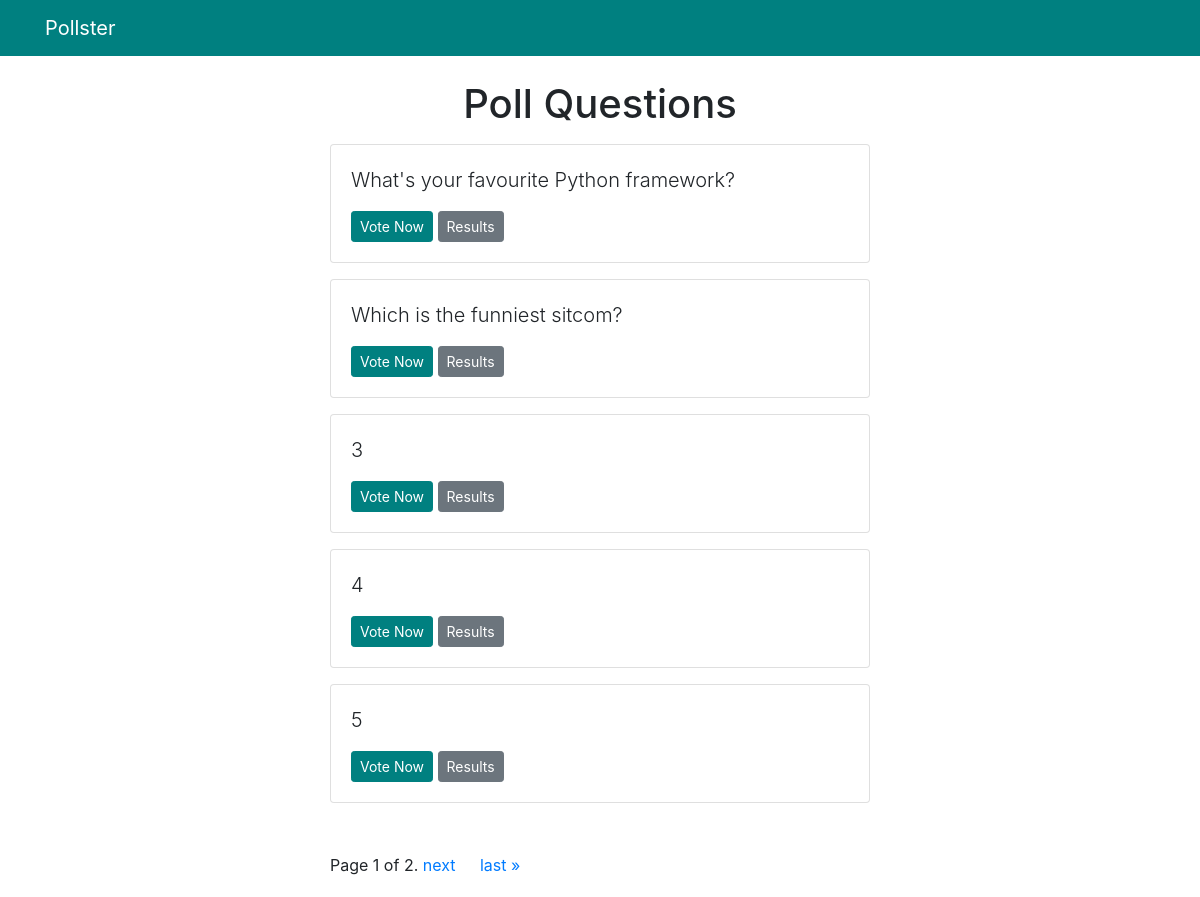
/polls/, run on an earlier commit of the app's database.
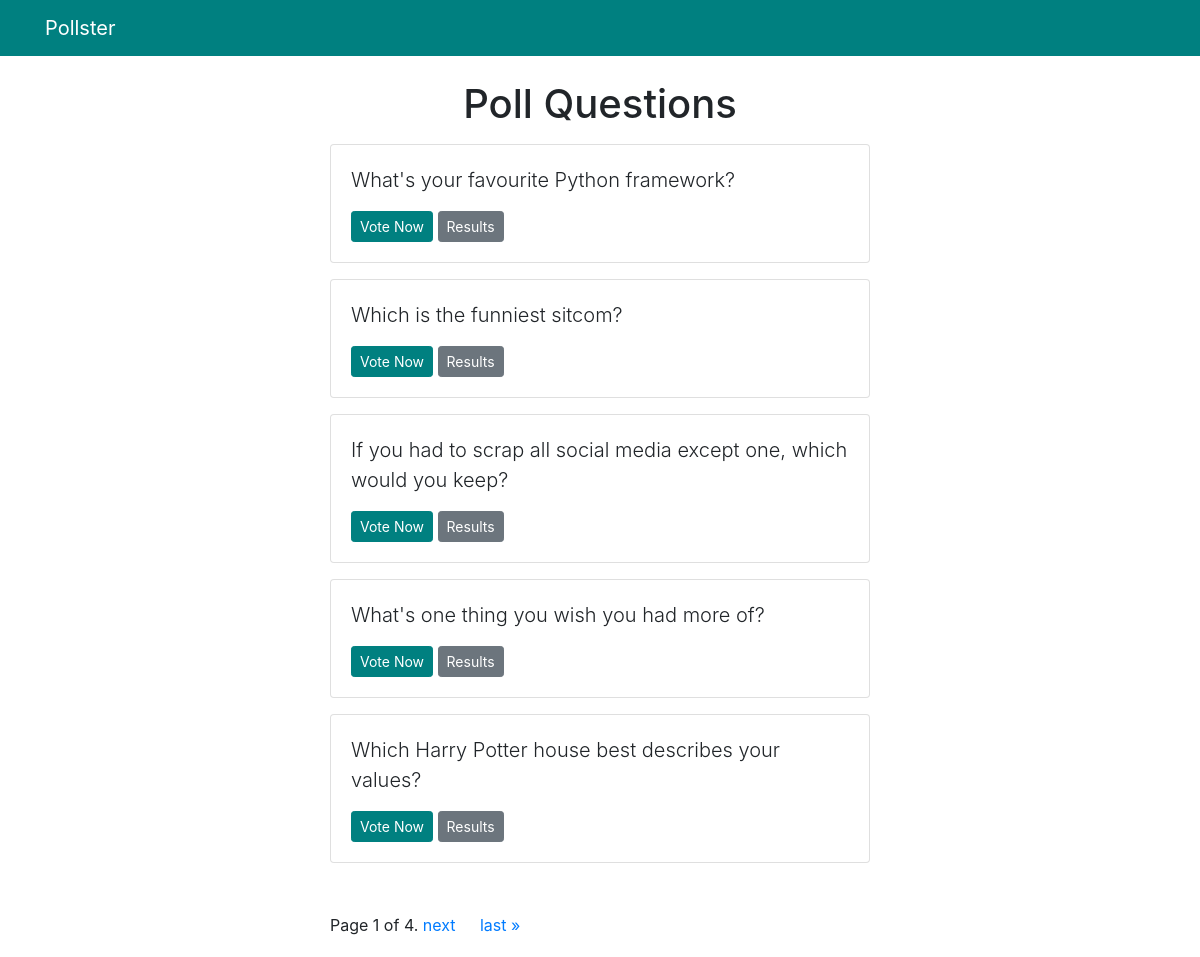
And on a later commit of the database.
### polls/models.py (models this page shows, shortened)
class Question(models.Model):
    question_text = models.CharField(max_length=200)
    pub_date = models.DateTimeField('date published')

### polls/views.py (the view)
# urls.py: path('', views.IndexView.as_view(), name='index'),
class IndexView(generic.ListView):
    template_name = "polls/index.html"
    context_object_name='latest_question_list'
    paginate_by = 5
    def get_queryset(self):
       return Question.objects.filter(pub_date__lte=timezone.now()).order_by('pub_date')

### templates/polls/index.html (shortened to what this page needs)
{% extends 'base.html' %}
{% block content %}
    <h1 class="text-center mb-3">Poll Questions</h1>
    {% if latest_question_list %}
      {% for question in latest_question_list %}
       <div class="card mb-3">
         <div class="card-body">
           <p class="lead">
             {{question.question_text}}
           </p>
           <a href="{% url 'polls:detail' question.id%}" class='btn btn-primary btn-sm'>Vote Now</a>
           <a href="{% url 'polls:results' question.id%}" class='btn btn-secondary btn-sm'>Results</a>
         </div>
       </div>
      {% endfor %}
    {% else%}
      <p>No polls available</p>
    {% endif%}
    <div style= "margin:50px 0 20px">
      <span class="step-links">
          <span class="current">
              Page {{ page_obj.number }} of {{ page_obj.paginator.num_pages }}.
          </span>
          {% if page_obj.has_next %}
              <a href="?page={{ page_obj.next_page_number }}" style="margin-right:20px">next</a>
              <a href="?page={{ page_obj.paginator.num_pages }}">last &raquo;</a>
          {% endif %}
      </span>
    </div>
{% endblock %}

### templates/base.html (shortened to what this page needs)
<!DOCTYPE html>
<html lang="en">
  <head>
    <link
      rel="stylesheet"
      href="https://cdn.jsdelivr.net/npm/bootstrap@4.5.3/dist/css/bootstrap.min.css"
    />
    {% load static %}
    <link rel="stylesheet" type="text/css" href="{% static 'polls/style.css' %}">
  </head>
  <body>
  {% include 'partials/_navbar.html'%}
    <div class="container">
      <div class="row">
        <div class="col-lg-6 m-auto">{% block content %} {% endblock %}</div>
      </div>
    </div>
  </body>
</html>

### templates/partials/_navbar.html
<nav class="navbar navbar-dark bg-primary mb-4">
  <div class="container">
    <a class="navbar-brand" href="/">Pollster</a>
  </div>
</nav>

### polls/static/polls/style.css (style rules this page uses)
.bg-primary, .btn-primary { background-color: teal !important; border-color: teal !important; }

What changed in the data, as far as the page shows it:
removed Question: question_text "3"
removed Question: question_text "4"
removed Question: question_text "5"
added Question: question_text "If you had to scrap all social media except one, which would you keep?"
added Question: question_text "What's one thing you wish you had more of?"
added Question: question_text "Which Harry Potter house best describes your values?"
Also different on the page:
{{ page_obj.paginator.num_pages }}: "2" → "4"
